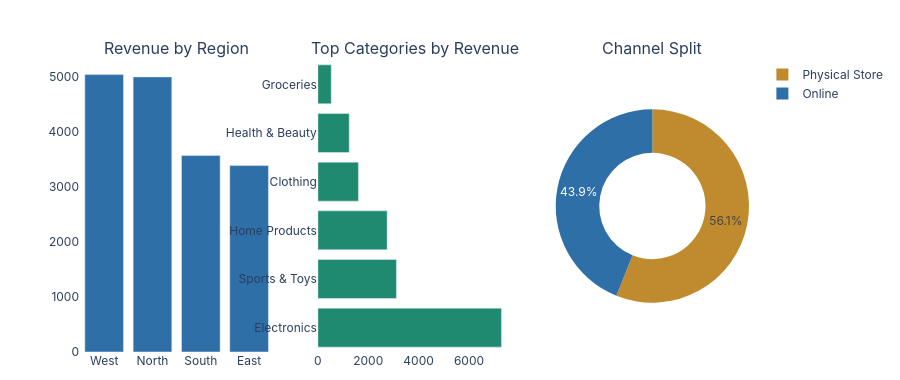

The cell this chart's notebook holds for it:
### Markdown cell above
## 5. Revenue by region, category & channel

### Code cell
def region_category_channel(data):
    fig = make_subplots(
        rows=1, cols=3, specs=[[{'type':'bar'}, {'type':'bar'}, {'type':'domain'}]],
        subplot_titles=('Revenue by Region', 'Top Categories by Revenue', 'Channel Split')
    )

    region_rev = data.groupby('CustomerRegion')['PurchaseAmount'].sum().sort_values(ascending=False)
    fig.add_trace(go.Bar(x=region_rev.index, y=region_rev.values, marker_color='#2E6FA7', showlegend=False), row=1, col=1)

    cat_rev = data.groupby('Category')['PurchaseAmount'].sum().sort_values(ascending=False).head(6)
    fig.add_trace(go.Bar(x=cat_rev.values, y=cat_rev.index, orientation='h', marker_color='#1F8A70', showlegend=False), row=1, col=2)

    chan_rev = data.groupby('RetailChannel')['PurchaseAmount'].sum()
    fig.add_trace(go.Pie(labels=chan_rev.index, values=chan_rev.values,
                         marker_colors=['#2E6FA7', '#C08A2E'], hole=0.55, showlegend=True), row=1, col=3)

    fig.update_layout(font_family=FONT, height=380, plot_bgcolor='white', margin=dict(t=60, b=20))
    return fig

region_category_channel(df).show()

### Figure 1 — Plotly figure (JSON) as saved in the notebook; plotly's stock layout.template omitted (floating-point values rounded to 4 significant figures)
{"data": [{"marker": {"color": "#2E6FA7"}, "showlegend": false, "type": "bar", "x": ["West", "North", "South", "East"], "xaxis": "x", "y": [5033.0, 4991.0, 3564.0, 3382.0], "yaxis": "y"}, {"marker": {"color": "#1F8A70"}, "orientation": "h", "showlegend": false, "type": "bar", "x": [7290.0, 3120.0, 2750.0, 1610.0, 1245.0, 530.9], "xaxis": "x2", "y": ["Electronics", "Sports & Toys", "Home Products", "Clothing", "Health & Beauty", "Groceries"], "yaxis": "y2"}, {"domain": {"x": [0.7111, 1.0], "y": [0.0, 1.0]}, "hole": 0.55, "labels": ["Online", "Physical Store"], "marker": {"colors": ["#2E6FA7", "#C08A2E"]}, "showlegend": true, "type": "pie", "values": [7454.0, 9516.0]}], "layout": {"annotations": [{"font": {"size": 16}, "showarrow": false, "text": "Revenue by Region", "x": 0.1444, "xanchor": "center", "xref": "paper", "y": 1.0, "yanchor": "bottom", "yref": "paper"}, {"font": {"size": 16}, "showarrow": false, "text": "Top Categories by Revenue", "x": 0.5, "xanchor": "center", "xref": "paper", "y": 1.0, "yanchor": "bottom", "yref": "paper"}, {"font": {"size": 16}, "showarrow": false, "text": "Channel Split", "x": 0.8556, "xanchor": "center", "xref": "paper", "y": 1.0, "yanchor": "bottom", "yref": "paper"}], "font": {"family": "Inter, Space Grotesk, sans-serif"}, "height": 380, "margin": {"b": 20, "t": 60}, "plot_bgcolor": "white", "xaxis": {"anchor": "y", "domain": [0.0, 0.2889]}, "xaxis2": {"anchor": "y2", "domain": [0.3556, 0.6444]}, "yaxis": {"anchor": "x", "domain": [0.0, 1.0]}, "yaxis2": {"anchor": "x2", "domain": [0.0, 1.0]}}}
